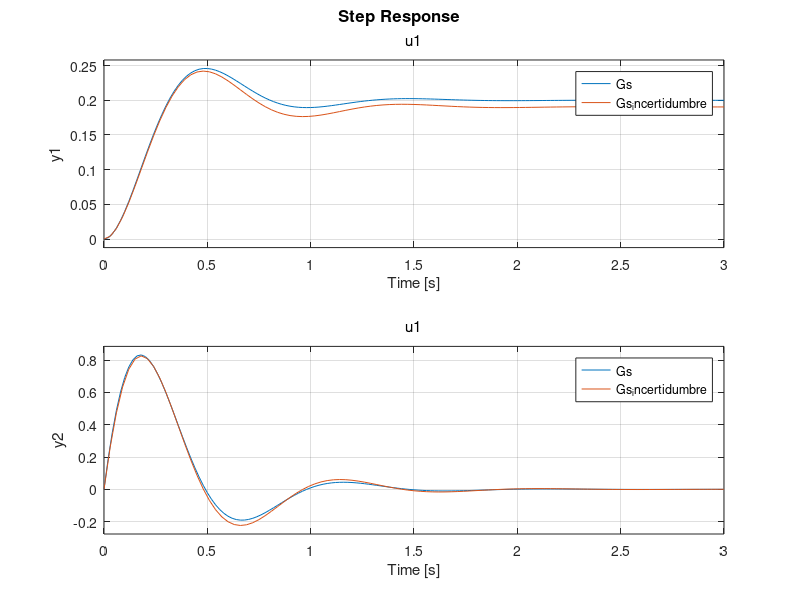

Write the MATLAB code that produced this figure.
%% Filtro de Kalman 
% El objetivo de esta tarea es que entiendan los efectos e implicaciones 
% del filtro de Kalman. 


% Supongamos que tenemos un sistema masa resorte amortiguador dado 
% por la siguiente representacion en variables de estado 

% PD: Vayan Leyendo este archivo y con CTRL + ENTER van corriendo las
% secciones. Las secciones se saparan con doble % => (%%) 
% De todas formas pondré CORRER al final de una linea que recomiendo correr
% con CTRL + ENTER 


clear; clc; close all;  % CORRER 
%% Parametros =========
m = 0.1; % [kg] 
c = 0.6; % [Ns/m]
k = 5; % [N/m]

A = [0 1; -k/m -c/m]; 
B = [0 1/m]'; 
C = eye(2); 
D = zeros(2, 1); 

% Construimos nuestro sistema con las matrices (state-space = ss) 
Gs = ss(A, B, C, D);  
Gs.StateName = {'posicion', 'velocidad'}; 
Gs.InputName = {'fuerza'}; 

Gs.OutputName = Gs.StateName; % Mapeo unitario de estados a salida
% CORRER 

step(Gs)

%% Revisamos su respuesta 
step(Gs); % CORRER 
%% Dinámicas no modeladas 
% Existen siempre dinámicas no modeladas que pueden afectar el sistema. 
% Por ejemplo, si el sistema que genera la fuerza (que no lo modelamos) 
% Presenta una respuesta de primer orden, se tendría que incluir en el
% modelo. Por cuestiones practicas no lo hacemos, es imposible tener un
% modelo exacto de la respuesta real. Pero observemos como cambiaría la
% respuesta

Hs = tf([1.01],[0.9, 1]); % Dinámica de primer orden no modelada 

Gs_no_modelada = tf(Gs) * Hs; 

step(Gs, Gs_no_modelada); 

%% Incertidumbre de los parámetros 
% Supongamos que conocemos los parámetros de nuestro modelo (k, m , c) con 
% un 5% de precisión. Recuerden que ningun valor se conoce con exactitud
% completa. Miremos el efecto 


m_delta = m * 1.05; % [kg] 
c_delta = c  * 0.95; % [Ns/m]
k_delta = k * 1.05; % [N/m]

A_d = [0 1; -k_delta/m_delta -c_delta/m_delta]; 
B_d = [0 1/m_delta]'; 
C_d = eye(2); 
D_d = 0; 

Gs_incertidumbre = ss(A_d, B_d, C_d, D_d); 

step(Gs, Gs_incertidumbre); % CORRER 

%% Como hacemos un Filtro de Kalman ? 
% Entendiendo que tenemos diferencias reales con el modelo teórico, 
% Surge la necesidad de aplicar un filtro de Kalman, que corrija 
% Tanto Esas diferencias de los modelos como compensar el efecto ruido 
% Un observador tradicional, mezclar observacion y calculo, pero no lo 
% cierra del todo al no tener una métrica de confianza (Cosa que si tiene 
% el filtro de Kalman), y no encuentra una ganancia de correccion optima. 
% Como si lo hace Kalman :D 


% Vamos a definir ahora las matrices de confianza y los sensores 


% Digamos que tenemos 3 sensores. 
% - 1 x Sensor de posición 
% - 1 x Sensor de Velocidad 
% - 1 x Sensor de Aceleracion. (% SIEMPRE TOCA MEDIR LA ENTRADA )

% Confianzas por caracteristicas de mis sensores 
sigma_p1 = 0.01; % Desviacion de mi sensor de posicion 1 
sigma_v1 = 0.02; % """"""""" velocidad 1

% Matrices de confianza (Covarianzas) 
Q = diag([6.9, 7.9]); 
R = diag([sigma_p1^2 , sigma_v1^2]); 

% CORRER 

%% END ====== Continuamos en Simulink 
% Matrices discretas

% x_k+1 =  x_k + v_k * delta_T  + 1/2m (a) * Ts^2
% v_k+1 =  v_k + a * delta_T

% Pero recordemos que a = (F - kx - cv)

% Sutitumos y encontramos las matrices 

Fs = 1000; 
Ts = 1/Fs; 

F = [1 - k/(2*m)*Ts^2, Ts - c/(2*m)*Ts^2;
     -k/m*Ts,           1 - c/m*Ts];

G = [1/(2*m)*Ts^2;
     Ts/m];

H = eye(2);

D_k = zeros(size(H, 1), 1);
